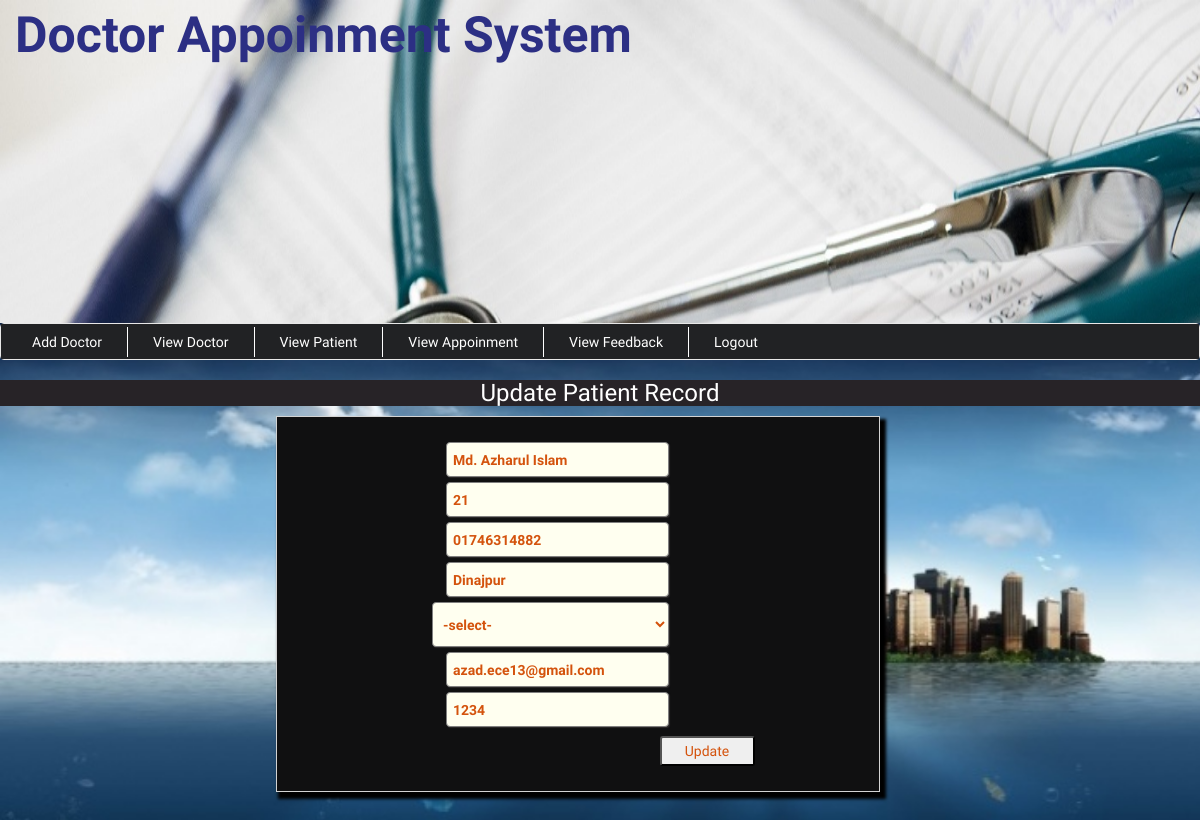
Screenshot of /admin/updatePatient.php?s=1 (signed in) with the database file from the repository.
### tables this page shows
CREATE TABLE `patient` (
  `id` int(11) NOT NULL,
  `name` varchar(22) NOT NULL,
  `age` varchar(22) NOT NULL,
  `contact` varchar(22) NOT NULL,
  `address` varchar(22) NOT NULL,
  `bgroup` varchar(22) NOT NULL,
  `email` varchar(111) NOT NULL,
  `password` varchar(22) NOT NULL
);

### admin/updatePatient.php (the view, shortened to what this page needs)
<?php if(!isset($_SESSION)){
	$srNo=$_REQUEST['s'];
	include('../config.php');
	$sql="SELECT * FROM patient WHERE id='$srNo'";
	$result=mysqli_query($conn,$sql);
	$row=mysqli_fetch_array($result);
}
	 include('header.php'); ?>
	<div class="recipient_reg" style="background-color:#272327;">
		<h3 class="text-center" style="background-color:#272327;color: #fff;">Update Patient Record</h3>
		<div class="formstyle" style="float: right;padding:25px;border: 1px solid lightgrey;margin-right:320px; margin-bottom:30px;background-color: #101011;color:#d4530d;;">
		<form enctype="multipart/form-data" action=""  method="post" class="text-center" style="margin-left: 110px">
			 <div class="col-md-12">
					<label>
					    <input type="text" name="name" value="<?php echo $row['name']; ?>" placeholder="Full name" autocomplete="on">
					</label><br><br>
					<label>
						 <input type="text" name="age" value="<?php echo $row['age']; ?>" placeholder="age" >
					</label><br><br>
					<label>
						 <input type="text" name="contact" value="<?php echo $row['contact']; ?>" placeholder="contact" >
					</label><br><br>
					<label>
						 <input type="text" name="address"  value="<?php echo $row['address']; ?>" placeholder="address" >
					</label><br><br>
					<label>
						<select name="bgroup" required>
							<option value="">-select-</option>
						</select>
					</label><br><br>
					<label>
					   <input type="text" name="email" value="<?php echo $row['email']; ?>" placeholder="email" >
					</label><br><br>
					<label>
					   <input type="text" name="password" value="<?php echo $row['password']; ?>" placeholder="password" >
					</label><br><br>
					<button name="submit" type="submit" style="margin-left:148px;margin-top: 4px;width:95px;border-radius: 3px;height: 30px">Update</button> <br>
			</div>
				</form>
			</div>
	</div>
	</div>
</body>
</html>

### admin/style.css (style rules this page uses)
body { font-family: 'El Messiri', sans-serif; background:url(../img/bg3.jpg) fixed no-repeat; background-size:cover; }
input[type="text"],input[type="email"],input[type="password"],input[type="number"],input[type="file"],input[type="date"],select,option { text-align: initial; width:223px; box-shadow:1px 1px 1px #2d2a2a; height:35px; line-height: normal; line-break: inherit; background-color: ivory; align-self: normal; margin-left: 5px; border:1px solid grey; border-radius: 4px; padding:4px 6px; float: right; margin-right: 170px; }
select,option { text-align: initial; width: 237px; box-shadow:1px 1px 1px #2d2a2a; height:45px; line-height: normal; line-break: inherit; background-color: ivory; align-self: normal; margin-left: 5px; border:1px solid grey; border-radius: 4px; padding:4px 6px; float: right; margin-right: 170px; }
label { cursor: pointer; float: right; }
.formstyle { box-shadow: 4px 5px 3px 2px black; }

### rows the page displays
patient: name "Md. Azharul Islam", age "21", contact "01746314882", address "Dinajpur", email "azad.ece13@gmail.com", password "1234"
